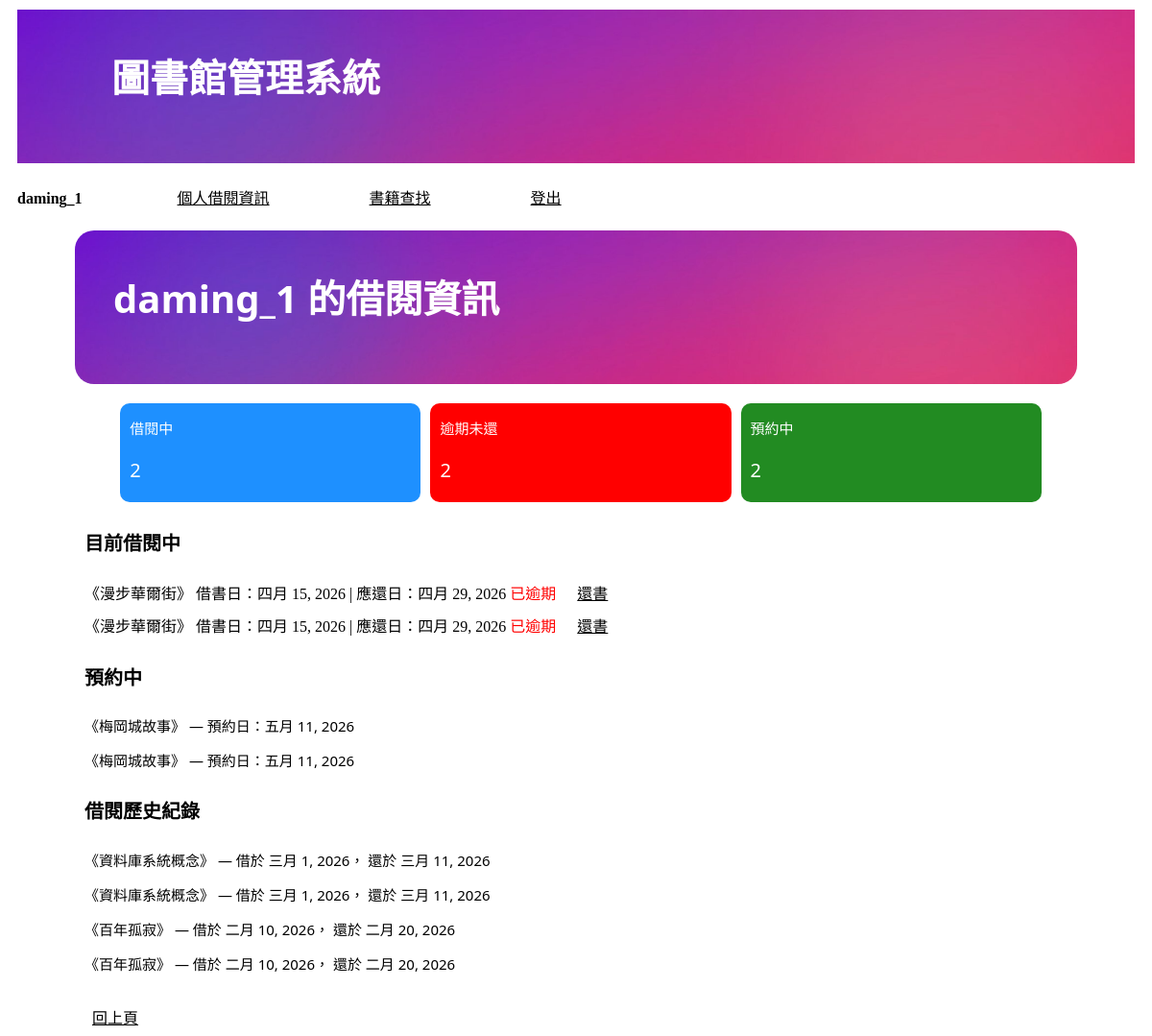
The page /my_loans/ (signed in) on the database its author committed.
### libraryapp/models.py (models this page shows, shortened)
class Loan(models.Model):
    user = models.ForeignKey(User, on_delete=models.CASCADE, related_name='loans')
    copy = models.ForeignKey(Copy, on_delete=models.CASCADE, related_name='loans')
    book = models.ForeignKey(Book, on_delete=models.CASCADE, related_name='loans')
    borrow_date = models.DateField(auto_now_add=True)
    due_date = models.DateField()
    return_date = models.DateField(null=True, blank=True)

class Book(models.Model):
    isbn = models.CharField(max_length=20, primary_key=True)
    title = models.CharField(max_length=200, null=False)
    author = models.CharField(max_length=100, blank=True, default='')
    publisher = models.CharField(max_length=100, blank=True, default='')
    publish_date = models.DateField(null=True, blank=True)
    category = models.CharField(max_length=50, blank=True, default='')
    location = models.CharField(max_length=100, blank=True, default='')

class Reservation(models.Model):
    STATUS_CHOICES = [
        ('waiting', '等待中'),
        ('fulfilled', '已取書'),
        ('cancelled', '已取消'),
    ]
    user = models.ForeignKey(User, on_delete=models.CASCADE, related_name='reservations')
    book = models.ForeignKey(Book, on_delete=models.CASCADE, related_name='reservations')
    reservation_date = models.DateField(auto_now_add=True)
    status = models.CharField(max_length=20, choices=STATUS_CHOICES, default='waiting')

### libraryapp/views.py (the view)
# urls.py: path('my_loans/', views.my_loans),                              # 個人借閱資訊
def my_loans(request):
    if not request.user.is_authenticated:
        return redirect('/login/')
    current_loans = models.Loan.objects.filter(
        user=request.user, return_date__isnull=True
    ).order_by('-borrow_date')
    history_loans = models.Loan.objects.filter(
        user=request.user, return_date__isnull=False
    ).order_by('-return_date')
    reservations = models.Reservation.objects.filter(
        user=request.user, status='waiting'
    ).order_by('-reservation_date')
    today = date.today()
    overdue_count = current_loans.filter(due_date__lt=today).count()
    return render(request, 'my_loans.html', locals())

### templates/my_loans.html (shortened to what this page needs)
{% extends 'base.html' %}
{% load static %}
{% block content %}
<link rel="stylesheet" href="{% static 'css/style.css' %}">
    <h2>{{ user.username }} 的借閱資訊</h2>
    <div class="container">
        <div class="item" style="background-color:dodgerblue;">
            <p style="color: white; font-size: 15px; margin-left: 10px;">借閱中</p>
            <p style="color: white; font-size: 20px; margin-left: 10px;">{{ current_loans|length }}</p>
        </div>
        <div class="item" style="background-color:red">
            <p style="color: white; font-size: 15px; margin-left: 10px;">逾期未還</p>
            <p style="color: white; font-size: 20px; margin-left: 10px;">{{ overdue_count }}</p>
        </div>
        <div class="item" style="background-color:forestgreen">
            <p style="color: white; font-size: 15px; margin-left: 10px;">預約中</p>
            <p style="color: white; font-size: 20px; margin-left: 10px;">{{ reservations|length }}</p>
        </div>
    </div>
    <h4>目前借閱中</h4>
    {% for loan in current_loans %}
        <div style="margin-left: 80px; margin-bottom: 10px;">
            《{{ loan.book.title }}》
            借書日：{{ loan.borrow_date }} |
            應還日：{{ loan.due_date }}
            {% if loan.due_date < today %}
                <span style="color: red;">已逾期</span>
            {% endif %}
            <a href="/return/{{ loan.id }}/" class="btn" style="margin-left: 10px;">還書</a>
        </div>
    {% empty %}
        <p>目前沒有借閱中的書</p>
    {% endfor %}
    <h4>預約中</h4>
    {% for r in reservations %}
        <p>《{{ r.book.title }}》 — 預約日：{{ r.reservation_date }}</p>
    {% empty %}
        <p>沒有預約的書</p>
    {% endfor %}
    <h4>借閱歷史紀錄</h4>
    {% for loan in history_loans %}
        <p>
            《{{ loan.book.title }}》 —
            借於 {{ loan.borrow_date }}，
            還於 {{ loan.return_date }}
        </p>
    {% empty %}
        <p>尚無借閱歷史紀錄</p>
    {% endfor %}
    <br>
    <a href="javascript:history.back()" class="btn">回上頁</a>
{% endblock %}

### templates/base.html (shortened to what this page needs)
{% load static %}
<!DOCTYPE html>
<html lang="zh-Hant">
<head>
    <link rel="stylesheet" href="{% static 'css/base_style.css' %}">
</head>
<body>
    <header>
        <h1><a href="/index/">圖書館管理系統</a></h1>
        <nav>
            {% if user.is_authenticated %}
                <span>{{ user.username }}</span>
                <a href="/my_loans/">個人借閱資訊</a>
                <a href="/search/">書籍查找</a>
                <a href="/logout/">登出</a>
            {% else %}
                <a href="/login/">會員登入</a>
                <a href="/register/">會員申請</a>
                <a href="/search/">書籍查找</a>
            {% endif %}
        </nav>
    </header>
    <main>
        {% block content %}{% endblock %}
    </main>
</body>
</html>

### static/css/base_style.css (style rules this page uses)
body { background-color:white; }
h1 { background-image: url(../images/gradient.png); background-size: cover; height: 120px; color:white; font-size: 40px; font-family: 'Segoe UI', Tahoma, Geneva, Verdana, sans-serif; text-decoration: none; margin: 10px 10px 10px 10px; padding-left: 10px; padding-top: 40px; }
p { color:black; font-size: 15px; font-family: 'Segoe UI', Tahoma, Geneva, Verdana, sans-serif; margin-left: 10px; }
nav { margin-left: 10px; padding: 5px 0; }
nav span { display: inline-block; margin-right: 15px; font-weight: bold; }
nav a:link { display: inline-block; padding: 8px 0; margin-right: 20px; color:black; }
header h1 a:link, header h1 a:visited { background-size: cover; height: 30vh; color:white; font-size: 40px; font-family: 'Segoe UI', Tahoma, Geneva, Verdana, sans-serif; text-decoration: none; }

### static/css/style.css (style rules this page uses)
body { background-color:white; }
h2 { background-image: url(../images/gradient.png); background-size: cover; height: 120px; color:white; font-size: 40px; font-family: 'Segoe UI', Tahoma, Geneva, Verdana, sans-serif; margin: 10px 70px 10px 70px; padding-left: 40px; padding-top: 40px; border-radius: 20px; }
h4 { margin-left: 80px; color:black; font-size: 20px; font-family: 'Segoe UI', Tahoma, Geneva, Verdana, sans-serif; }
p { margin-left: 80px; color:black; font-size: 15px; font-family: 'Segoe UI', Tahoma, Geneva, Verdana, sans-serif; }
a:link { margin-left: 80px; padding: 8px; color:black; }
.container { margin: 20px 70px 10px 70px; display: flex; justify-content: center; align-items: center; height: max-content; }
.item { width: 30%; height: max-content; font-size: 15px; margin-left: 10px; border-radius: 10px; text-align: left; }

### rows shown on the page
Loan: book "漫步華爾街", borrow_date "四月 15, 2026", due_date "四月 29, 2026", shows "已逾期"
Loan: book "漫步華爾街", borrow_date "四月 15, 2026", due_date "四月 29, 2026", shows "已逾期"
Reservation: book "梅岡城故事", reservation_date "五月 11, 2026"
Reservation: book "梅岡城故事", reservation_date "五月 11, 2026"
Loan: book "資料庫系統概念", borrow_date "三月 1, 2026", return_date "三月 11, 2026"
Loan: book "資料庫系統概念", borrow_date "三月 1, 2026", return_date "三月 11, 2026"
Loan: book "百年孤寂", borrow_date "二月 10, 2026", return_date "二月 20, 2026"
Loan: book "百年孤寂", borrow_date "二月 10, 2026", return_date "二月 20, 2026"

### other values the page prints
{{ user.username }} "daming_1"
{{ current_loans|length }} "2"
{{ overdue_count }} "2"
{{ reservations|length }} "2"
